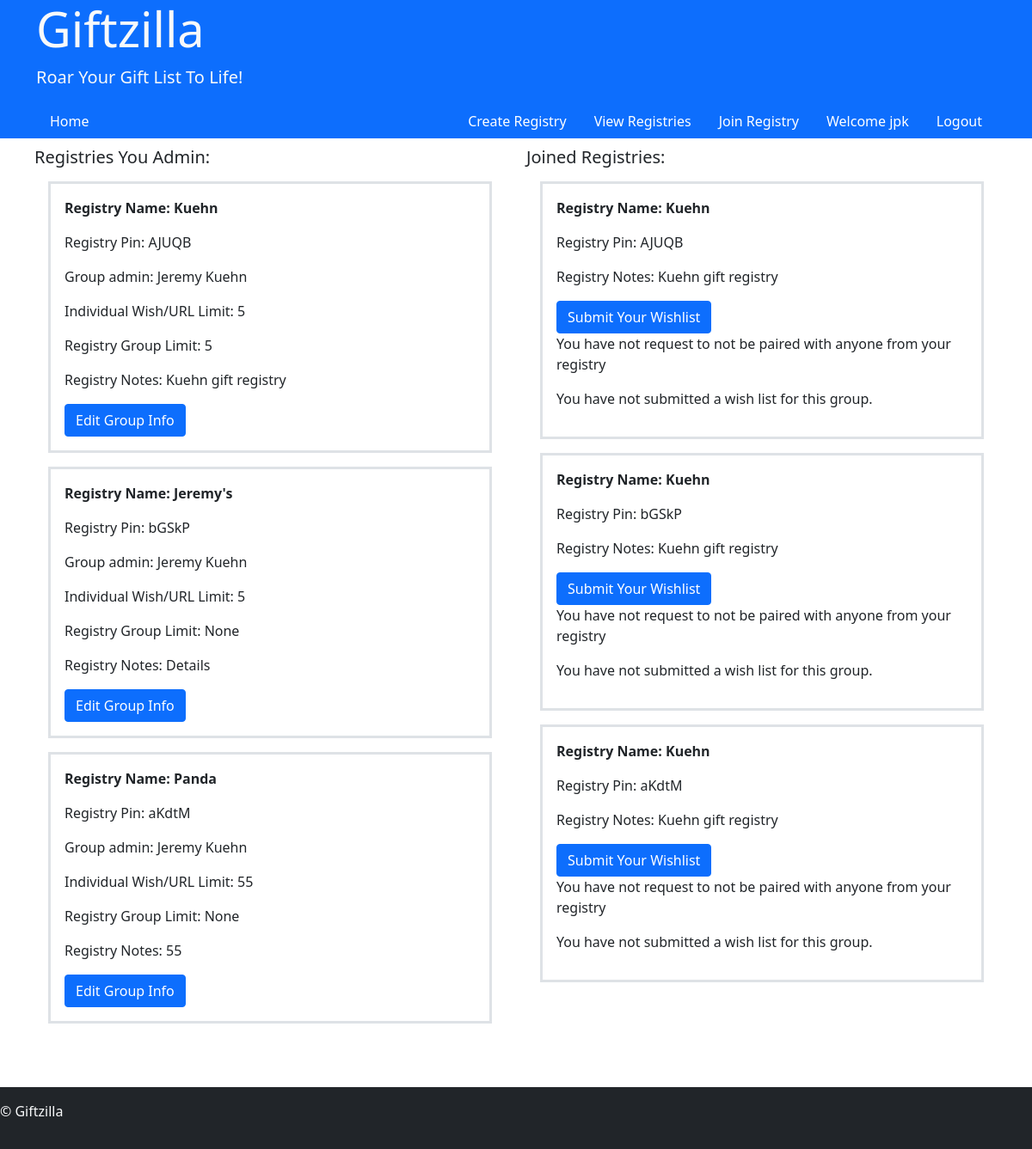
Page /user/1/viewreg (signed in) on the committed database.
### register/models.py (models this page shows, shortened)
class User(AbstractUser):
    groups = models.ManyToManyField(
        'auth.Group',
        related_name='web_users',
        blank=True,
        help_text='The groups this user belongs to. A user will get all permissions granted to each of their groups.',
        verbose_name='groups',
    )
    user_permissions = models.ManyToManyField(
        'auth.Permission',
        related_name='web_users',
        blank=True,
        help_text='Specific permissions for this user.',
        verbose_name='user permissions',
    )

### user/models.py (models this page shows, shortened)
class Registry(models.Model):
    regPin = models.CharField(max_length=5)
    admin = models.ForeignKey(User, on_delete=models.CASCADE)
    regName = models.CharField(max_length=25, verbose_name="Registry Group Name:")
    urlNumCap = models.IntegerField(default=5, verbose_name="Max Number Of Gift Request:", blank=True, null=True)
    spendLimit = models.IntegerField(blank=True, null=True, verbose_name="Max Spending Limit:")
    notes = models.TextField(blank=True, null=True, verbose_name="Notes")
    regGroupCap = models.IntegerField(blank=True, null=True, verbose_name="Max Number of Group Participants:")

class giftGroups(models.Model):
    groupPin = models.CharField(max_length=5)
    user = models.ForeignKey(User, on_delete=models.CASCADE)
    registry = models.ForeignKey(Registry, on_delete=models.CASCADE)

### user/views.py (the view)
# urls.py: path("<int:userID>/viewreg", views.viewReg, name="viewReg"),
@login_required
def viewReg(request, userID):
    if userID != request.user.id:
        return render(request, "index/404.html")
    else:
        user = User.objects.get(id=userID)
        try:
            adminRegs = Registry.objects.filter(admin=user)
        except ObjectDoesNotExist:
            adminRegs = None
        try:
            joinedRegs = giftGroups.objects.filter(user=user)
        except ObjectDoesNotExist:
            joinedRegs = None
        try:
            Gifts = Gift.objects.filter(user=user)
        except ObjectDoesNotExist:
            Gifts = None
        try:
            noPair = noGive.objects.filter(user=user)
        except ObjectDoesNotExist:
            noPair = None
        return render(request, "user/viewreg.html", {
            "adminRegs": adminRegs,
            "joinedRegs": joinedRegs,
            "gifts": Gifts,
            "noPair": noPair
        })

### giftzilla/templates/user/viewreg.html
{% extends 'layout.html' %}
{% block body %}
<div class="container" style="padding: 10px;">
    <div class="row">
        <div class="col">
            <div>
                <h5>Registries You Admin:</h5>
                {% if adminRegs %}
                    {% for admin in adminRegs %}
                        <div class="border border-3 border-gray p-3 m-3">
                            <p class="fw-bold">Registry Name: {{ admin.regName }}</p>
                            <p>Registry Pin: {{ admin.regPin }}</p>
                            <p>Group admin: {{ admin.admin.first_name }} {{ admin.admin.last_name }}</p>
                            <p>Individual Wish/URL Limit: {{ admin.urlNumCap }}</p>
                            <p>Registry Group Limit: {{ admin.regGroupCap }}</p>
                            <p>Registry Notes: {{ admin.notes }}</p>
                            <a class="btn btn-primary" href="{% url 'user:adminReg' groupPin=admin.regPin %}">Edit Group Info</a>
                        </div>
                    {% endfor %}
                {% else %}
                    <p>You currently have no created registries.</p>
                {% endif %}
            </div>
        </div>
        <div class="col">
            <div>
                <h5>Joined Registries:</h5>
                {% if joinedRegs %}
                    {% for join in joinedRegs %}
                        <div class="border border-3 border-gray p-3 m-3">
                            <p class="fw-bold">Registry Name: {{ join.registry.regName }}</p>
                            <p>Registry Pin: {{ join.groupPin }}</p>
                            <p>Registry Notes: {{ join.registry.notes }}</p>
                            <a class="btn btn-primary" href="{% url 'user:userGifts' groupPin=join.groupPin userID=join.user.id %}">Submit Your Wishlist</a>
                            {% if noPair %}
                                <p>You have requested to not be paired with: {{ noPair }}</p>
                            {% else %}
                                <p>You have not request to  not be paired with anyone from your registry</p>
                            {% endif %}
                            {% if gifts %}
                                {% for gift in gifts %}
                                    {% if gift.groupPin == join.groupPin %}
                                        <div>
                                            <p>Gift url: <a href="{{ gift.giftUrl}}">{{ gift.giftUrl }}</a></p>
                                            <p>Gift Rank: {{ gift.giftRank }}</p>
                                        </div>
                                    {% endif %}
                                {% endfor %}
                            {% else %}
                                <p>You have not submitted a wish list for this group.</p>
                            {% endif %}
                        </div>
                    {% endfor %}
                {% else %}
                    <p>You currently have no joined registries.</p>
                {% endif %}
            </div>
        </div>
    </div>
</div>
{% endblock %}

### giftzilla/templates/layout.html (shortened to what this page needs)
<!DOCTYPE html>
<html lang="en">
<head>
    <link href="https://cdn.jsdelivr.net/npm/bootstrap@5.0.2/dist/css/bootstrap.min.css" rel="stylesheet">
</head>
<body>
    <header class="bg-primary text-light">
        <div class="container">
            <h1 class="display-4">Giftzilla</h1>
            <p class="lead">Roar Your Gift List To Life!</p>
            <nav class="d-flex justify-content-between align-items-center">
                <ul class="nav">
                    <li class="nav-item"><a class="nav-link" href="{% url 'index:home' %}">Home</a></li>
                </ul>
                <div>
                    {% if user.is_authenticated %}
                        <ul class="nav">
                            <li class="nav-item"><a class="nav-link" href="{% url 'user:createRegistry' %}">Create Registry</a></li>
                            <li class="nav-item"><a class="nav-link" href="{% url 'user:viewReg' userID=user.id %}">View Registries</a></li>
                            <li class="nav-item"><a class="nav-link" href="{% url 'user:regJoin' userID=user.id %}">Join Registry</a></li>
                            <li class="nav-item">
                                <a class="nav-link" href="{% url 'register:profileView' userID=user.id %}">Welcome {{ user.username }}</a>
                            </li>
                            <li class="nav-item">
                                <a class="nav-link" href="{% url 'register:logout' %}">Logout</a>
                            </li>
                        </ul>
                    {% endif %}
                </div>
            </nav>
        </div>
    </header>
   {% block body %}
   {% endblock %}
    <footer class="bg-dark text-light mt-5 py-3">
        <p>&copy; Giftzilla</p>
    </footer>
</body>
</html>

### giftzilla/templates/layout.html (style rules this page uses)
.nav-link { color: white; }

### rows in the picture
User: username "jpk"
Registry: regName "Kuehn", regPin "AJUQB", admin.first_name "Jeremy", admin.last_name "Kuehn", urlNumCap "5", regGroupCap "5", notes "Kuehn gift registry"
Registry: regName "Jeremy's", regPin "bGSkP", admin.first_name "Jeremy", admin.last_name "Kuehn", urlNumCap "5", regGroupCap "None", notes "Details"
Registry: regName "Panda", regPin "aKdtM", admin.first_name "Jeremy", admin.last_name "Kuehn", urlNumCap "55", regGroupCap "None", notes "55"
giftGroups: registry.regName "Kuehn", groupPin "AJUQB", registry.notes "Kuehn gift registry"
giftGroups: registry.regName "Kuehn", groupPin "bGSkP", registry.notes "Kuehn gift registry"
giftGroups: registry.regName "Kuehn", groupPin "aKdtM", registry.notes "Kuehn gift registry"
